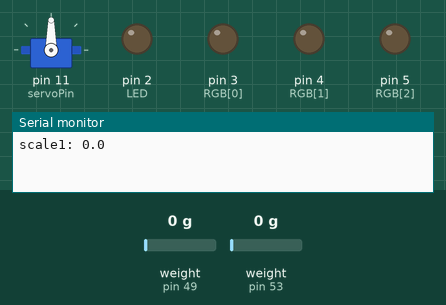
This sketch was run on a simulated Arduino Uno, built with avr-gcc and run on an emulated ATmega328P. On the bench: servo, output pins drawn as LEDs (lit = HIGH), the last lines printed to the serial monitor. The inputs (shaded band) are chosen by the test bench; at power-on: weight on the scale (sensors on pin 49, pin 53) 0 g.

Above: at 2.1 s.
At 3.4 s:
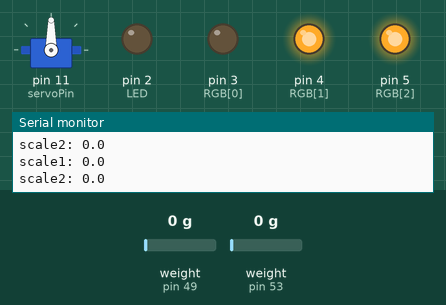
At 6.0 s:
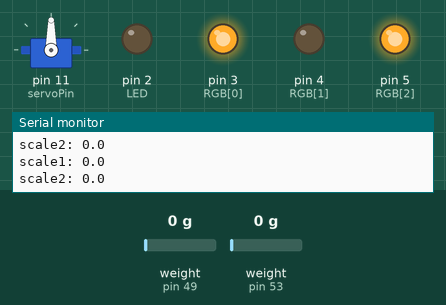
Timing chart, 0 to 8.0 s (numbered marks = the images above):
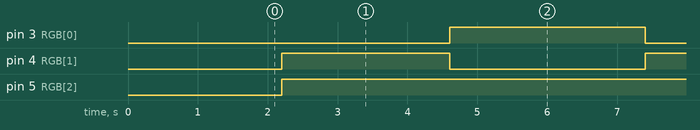

Measured:
- by itself, pin 3 (RGB[0]): alternates HIGH for 2.8 s and LOW for 2.4 s
- by itself, pin 4 (RGB[1]): alternates HIGH for 2.4 s and LOW for 2.8 s
- by itself, pin 5 (RGB[2]): LOW → HIGH at 2.2 s

The sketch:

CrossWalk.ino
```cpp
#include <pitches.h>
#include <Servo.h>
#include <HX711.h>

#define calibration_factor 100.0
#define DOUT1 49
#define CLK1 48
#define DOUT2 53
#define CLK2 52

HX711 scale1(DOUT1, CLK1);
HX711 scale2(DOUT2, CLK2);

int RGB[] = {3, 4, 5};
int LED = 2;

int speakerPin = 57;
int melody = NOTE_G4;
int noteDuration = 4;
int sig_ped = 0;

Servo myServo;
int servoPin = 11;

unsigned long time_previous, time_current;
unsigned long interval = 2000;
boolean LED_state = false;
void setup() {
  Serial.begin(9600);
  myServo.attach(servoPin);
  scale1.set_scale(calibration_factor);
  scale1.tare();
  scale2.set_scale(calibration_factor);
  scale2.tare();
  for (int i = 0; i < 3; i++) {
    pinMode(RGB[i], OUTPUT);
  }
  pinMode(LED, OUTPUT);
  digitalWrite(LED, LED_state);
  time_previous = millis();
}

void loop() {
  Serial.print("scale1: ");
  Serial.println(scale1.get_units(),1);
  Serial.print("scale2: ");
  Serial.println(scale2.get_units(),1);
  time_current = millis();
  if (time_current - time_previous >= interval) {
    time_previous = time_current;
    LED_state = !LED_state;
  }
  if(!LED_state) {
    digitalWrite(RGB[0], LOW);
    digitalWrite(RGB[1], HIGH);
    digitalWrite(RGB[2], HIGH);
  }

  if( LED_state ) {
    digitalWrite(RGB[0], HIGH);
    digitalWrite(RGB[1], LOW);
    digitalWrite(RGB[2], HIGH);
    while( scale1.get_units()>40||scale1.get_units()<-50 ){
      Serial.print("scale1: ");
      Serial.println(scale1.get_units(),1);
      Serial.print("scale2: ");
      Serial.println(scale2.get_units(),1);
      if(scale2.get_units()>30||scale2.get_units()<-50)
        sig_ped++;
      if(sig_ped%2==1){
        myServo.write(-90);
        tone(57, 1000);
        digitalWrite(LED, HIGH);
        delay(3000);
        myServo.write(90);
        noTone(57);
        digitalWrite(LED, LOW);
        sig_ped++;
      }
    }

  }
  delay(1000);
}
```
